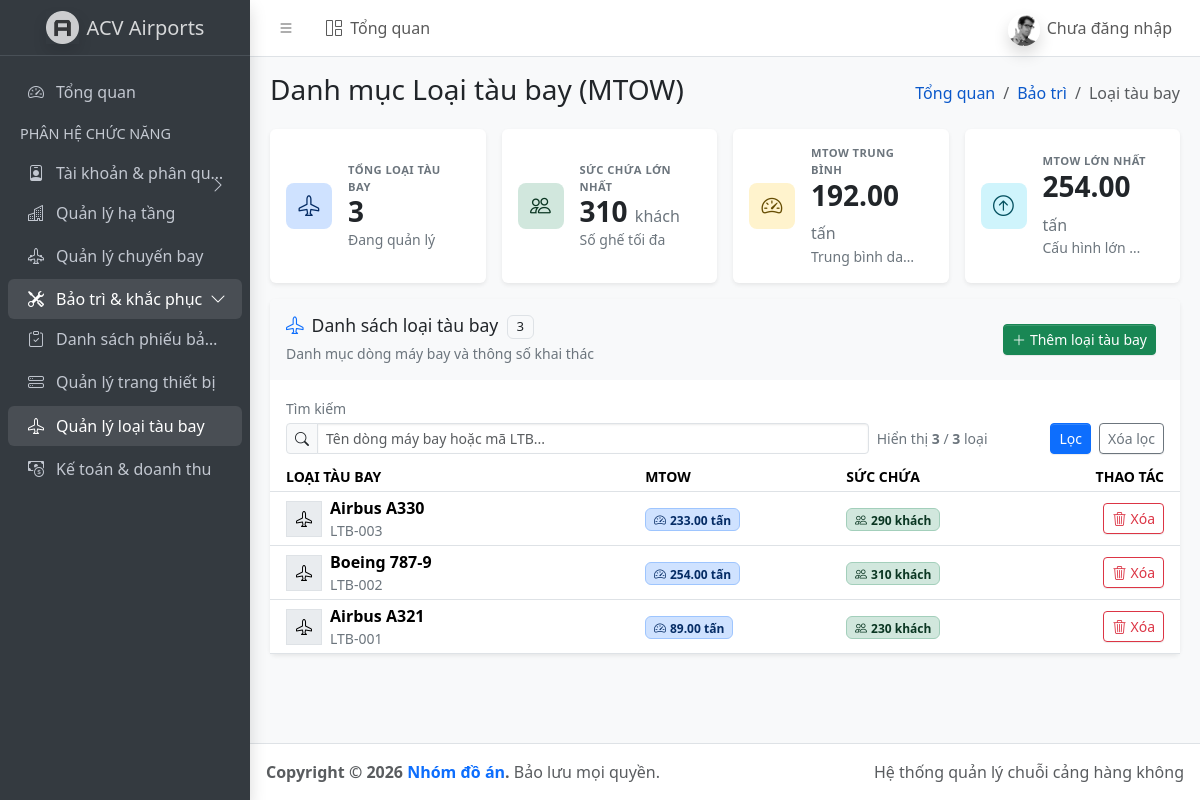
The app's page /views/pages/bao_tri/tau_bay.php with its own data.
### tables this page shows
CREATE TABLE `loai_tau_bay` (
  `id` int(11) NOT NULL,
  `ma_loai` varchar(50) NOT NULL,
  `tai_trong_cat_canh_mtow` decimal(10,2) NOT NULL,
  `suc_chua_hanh_khach` int(11) NOT NULL
);

### views/pages/bao_tri/_bootstrap.php (called while the page is built, shortened)
<?php
require_once __DIR__ . '/../../../controllers/BaoTriController.php';
if (!function_exists('baoTriUrl')) {
    function baoTriUrl($file = 'index.php', array $query = []) {
        $base = defined('BASE_URL') ? rtrim(BASE_URL, '/') : '';
        $url  = $base . '/views/pages/bao_tri/' . ltrim($file, '/');
        if (!empty($query)) {
            $url .= '?' . http_build_query($query);
        }
        return $url;
    }
}
if (!isset($baoTriController) || !($baoTriController instanceof BaoTriController)) {
    $dbConn = $dbConnection ?? $db ?? $conn ?? null;
    $baoTriController = new BaoTriController($dbConn);
}

### controllers/BaoTriController.php (called while the page is built, shortened)
<?php
class BaoTriController {
    private $db;
    public function __construct($dbConnection) {
        $this->db = $dbConnection;
    }
    public function getDanhSachTauBay() {
        $sql = "SELECT id, ma_loai, tai_trong_cat_canh_mtow, suc_chua_hanh_khach
                FROM loai_tau_bay
                ORDER BY id DESC";
        $result = $this->db->query($sql);
        return $result ? $result->fetch_all(MYSQLI_ASSOC) : [];
    }
}

### views/pages/bao_tri/tau_bay.php (the view, shortened to what this page needs)
<?php
require_once __DIR__ . '/_bootstrap.php';
if (!isset($tau_bay)) {
    $tau_bay = $baoTriController->getDanhSachTauBay();
}
$tongLoaiTauBay = count($tau_bay);
$sucChuaLonNhat = 0;
$tongMtow       = 0.0;
$mtowLonNhat    = 0.0;
foreach ($tau_bay as $tb) {
    $sucChua = (int) $tb['suc_chua_hanh_khach'];
    $mtow    = (float) $tb['tai_trong_cat_canh_mtow'];
    if ($sucChua > $sucChuaLonNhat) {
        $sucChuaLonNhat = $sucChua;
    }
    if ($mtow > $mtowLonNhat) {
        $mtowLonNhat = $mtow;
    }
    $tongMtow += $mtow;
}
$mtowTrungBinh = $tongLoaiTauBay > 0 ? $tongMtow / $tongLoaiTauBay : 0.0;
$tuKhoa          = trim((string) ($_GET['q'] ?? ''));
$tongLoaiTauBayGoc = $tongLoaiTauBay;
$soLuongHienThi = count($tau_bay);
?>
<div class="row g-3 mb-3">
    <div class="col-6 col-xl-3">
        <div class="card border-0 shadow-sm h-100 aircraft-stat-card">
            <div class="card-body d-flex align-items-center gap-2 gap-sm-3">
                <span class="aircraft-stat-icon rounded-3 bg-primary-subtle text-primary-emphasis d-inline-flex align-items-center justify-content-center">
                    <i class="bi bi-airplane"></i>
                </span>
                <div style="min-width: 0;">
                    <div class="aircraft-stat-label text-secondary text-uppercase fw-semibold">Tổng loại tàu bay</div>
                    <h3 class="mb-0 fw-bold"><?= $tongLoaiTauBay ?></h3>
                    <div class="small text-secondary text-truncate d-none d-sm-block">Đang quản lý</div>
                </div>
            </div>
        </div>
    </div>
    <div class="col-6 col-xl-3">
        <div class="card border-0 shadow-sm h-100 aircraft-stat-card">
            <div class="card-body d-flex align-items-center gap-2 gap-sm-3">
                <span class="aircraft-stat-icon rounded-3 bg-success-subtle text-success-emphasis d-inline-flex align-items-center justify-content-center">
                    <i class="bi bi-people"></i>
                </span>
                <div style="min-width: 0;">
                    <div class="aircraft-stat-label text-secondary text-uppercase fw-semibold">Sức chứa lớn nhất</div>
                    <h3 class="mb-0 fw-bold">
                        <?= number_format($sucChuaLonNhat) ?>
                        <span class="fs-6 fw-normal text-secondary">khách</span>
                    </h3>
                    <div class="small text-secondary text-truncate d-none d-sm-block">Số ghế tối đa</div>
                </div>
            </div>
        </div>
    </div>
    <div class="col-6 col-xl-3">
        <div class="card border-0 shadow-sm h-100 aircraft-stat-card">
            <div class="card-body d-flex align-items-center gap-2 gap-sm-3">
                <span class="aircraft-stat-icon rounded-3 bg-warning-subtle text-warning-emphasis d-inline-flex align-items-center justify-content-center">
                    <i class="bi bi-speedometer2"></i>
                </span>
                <div style="min-width: 0;">
                    <div class="aircraft-stat-label text-secondary text-uppercase fw-semibold">MTOW trung bình</div>
                    <h3 class="mb-0 fw-bold">
                        <?= number_format($mtowTrungBinh, 2) ?>
                        <span class="fs-6 fw-normal text-secondary">tấn</span>
                    </h3>
                    <div class="small text-secondary text-truncate d-none d-sm-block">Trung bình danh mục</div>
                </div>
            </div>
        </div>
    </div>
    <div class="col-6 col-xl-3">
        <div class="card border-0 shadow-sm h-100 aircraft-stat-card">
            <div class="card-body d-flex align-items-center gap-2 gap-sm-3">
                <span class="aircraft-stat-icon rounded-3 bg-info-subtle text-info-emphasis d-inline-flex align-items-center justify-content-center">
                    <i class="bi bi-arrow-up-circle"></i>
                </span>
                <div style="min-width: 0;">
                    <div class="aircraft-stat-label text-secondary text-uppercase fw-semibold">MTOW lớn nhất</div>
                    <h3 class="mb-0 fw-bold">
                        <?= number_format($mtowLonNhat, 2) ?>
                        <span class="fs-6 fw-normal text-secondary">tấn</span>
                    </h3>
                    <div class="small text-secondary text-truncate d-none d-sm-block">Cấu hình lớn nhất</div>
                </div>
            </div>
        </div>
    </div>
</div>
<div class="card border-0 shadow-sm">
    <div class="card-header bg-body-tertiary border-0 d-flex flex-wrap align-items-center justify-content-between gap-2">
        <div class="flex-grow-1">
            <h3 class="card-title mb-0 float-none">
                <i class="bi bi-airplane me-2 text-primary"></i>Danh sách loại tàu bay
                <span class="badge bg-body-tertiary text-body border ms-1 align-middle fw-normal" title="Tổng số loại tàu bay"><?= $tongLoaiTauBayGoc ?></span>
            </h3>
            <div class="small text-secondary mt-1">Danh mục dòng máy bay và thông số khai thác</div>
        </div>
        <div class="d-flex flex-wrap gap-2">
            <a href="#themTauBayModal" class="btn btn-sm btn-success">
                <i class="bi bi-plus-lg me-1"></i>Thêm loại tàu bay
            </a>
        </div>
    </div>
    <?php if ($tongLoaiTauBayGoc > 0): ?>
        <div class="card-body pb-2">
            <form method="get" action="<?= htmlspecialchars(baoTriUrl('tau_bay.php'), ENT_QUOTES, 'UTF-8') ?>" class="row g-2 align-items-end">
                <div class="col-12 col-lg-8">
                    <label for="aircraftSearch" class="form-label small text-secondary mb-1">Tìm kiếm</label>
                    <div class="input-group input-group-sm">
                        <span class="input-group-text bg-body-tertiary"><i class="bi bi-search" aria-hidden="true"></i></span>
                        <input type="search" id="aircraftSearch" name="q" value="<?= htmlspecialchars($tuKhoa, ENT_QUOTES, 'UTF-8') ?>" class="form-control" placeholder="Tên dòng máy bay hoặc mã LTB...">
                    </div>
                </div>
                <div class="col-12 col-lg-4">
                    <div class="d-flex flex-wrap justify-content-between align-items-center gap-2 small text-secondary">
                        <span>Hiển thị <strong><?= $soLuongHienThi ?></strong> / <strong><?= $tongLoaiTauBayGoc ?></strong> loại</span>
                        <div class="d-flex gap-2">
                            <button type="submit" class="btn btn-sm btn-primary">Lọc</button>
                            <a href="<?= htmlspecialchars(baoTriUrl('tau_bay.php'), ENT_QUOTES, 'UTF-8') ?>" class="btn btn-sm btn-outline-secondary">Xóa lọc</a>
                        </div>
                    </div>
                </div>
            </form>
        </div>
    <?php endif; ?>
    <div class="table-responsive">
        <table class="table table-hover table-sm align-middle mb-0" id="aircraftTable">
            <thead>
                <tr class="text-uppercase small text-secondary">
                    <th class="ps-3">Loại tàu bay</th>
                    <th>MTOW</th>
                    <th>Sức chứa</th>
                    <th class="text-end pe-3">Thao tác</th>
                </tr>
            </thead>
            <tbody>
                <?php if (!empty($tau_bay)): ?>
                    <?php foreach ($tau_bay as $tb): ?>
                        <?php
                        $maLoaiTauBay = 'LTB-' . sprintf('%03d', (int) $tb['id']);
                        $mtow         = (float) $tb['tai_trong_cat_canh_mtow'];
                        $sucChua      = (int) $tb['suc_chua_hanh_khach'];
                        ?>
                        <tr>
                            <td class="ps-3" style="min-width: 240px; white-space: normal;">
                                <div class="d-flex align-items-center gap-2">
                                    <span class="d-inline-flex align-items-center justify-content-center bg-body-secondary border" style="width: 36px; height: 36px; flex: 0 0 36px;">
                                        <i class="bi bi-airplane" aria-hidden="true"></i>
                                    </span>
                                    <div>
                                        <div class="fw-semibold"><?= htmlspecialchars($tb['ma_loai'], ENT_QUOTES, 'UTF-8') ?></div>
                                        <div class="small text-secondary"><?= $maLoaiTauBay ?></div>
                                    </div>
                                </div>
                            </td>
                            <td style="min-width: 130px; white-space: nowrap;">
                                <span class="badge border text-primary-emphasis bg-primary-subtle border-primary-subtle">
                                    <i class="bi bi-speedometer2 me-1"></i><?= number_format($mtow, 2) ?> tấn
                                </span>
                            </td>
                            <td style="min-width: 130px; white-space: nowrap;">
                                <span class="badge border text-success-emphasis bg-success-subtle border-success-subtle">
                                    <i class="bi bi-people me-1"></i><?= number_format($sucChua) ?> khách
                                </span>
                            </td>
                            <td class="text-end pe-3 text-nowrap">
                                <?php
                                $xoaUrl = baoTriUrl('tau_bay.php', array_filter([
                                    'q'            => $tuKhoa,
                                    'xac_nhan_xoa' => (int) $tb['id'],
                                ], static fn($v) => $v !== ''));
                                ?>
                                <a href="<?= htmlspecialchars($xoaUrl, ENT_QUOTES, 'UTF-8') ?>"
                                   class="btn btn-sm btn-outline-danger">
                                    <i class="bi bi-trash3 me-1"></i>Xóa
                                </a>
                            </td>
                        </tr>
                    <?php endforeach; ?>
                <?php endif; ?>
            </tbody>
        </table>
    </div>
</div>
<?php
require __DIR__ . '/../../layouts/main.php';

### assets/css/style.css (style rules this page uses)
.table > :not(caption) > * > * { vertical-align: middle; }

### views/pages/bao_tri/tau_bay.php (style rules this page uses)
.aircraft-stat-card { transition: transform .15s ease, box-shadow .15s ease; }
.aircraft-stat-icon { width: 46px; height: 46px; flex: 0 0 46px; font-size: 1.3rem; }
.aircraft-stat-label { font-size: .7rem; letter-spacing: .04em; }

### records on screen
loai_tau_bay: suc_chua_hanh_khach "310", tai_trong_cat_canh_mtow "254.00", ma_loai "Boeing 787-9", id "LTB-002"
loai_tau_bay: ma_loai "Airbus A330", id "LTB-003", tai_trong_cat_canh_mtow "233.00", suc_chua_hanh_khach "290"
loai_tau_bay: ma_loai "Airbus A321", id "LTB-001", tai_trong_cat_canh_mtow "89.00", suc_chua_hanh_khach "230"

### other values on screen
$tenHienThi "Chưa đăng nhập"
$pageHeader "Danh mục Loại tàu bay (MTOW)"
$label "Tổng quan"
$label "Bảo trì"
$label "Loại tàu bay"
$tongLoaiTauBay "3"
$mtowTrungBinh "192.00"
$tongLoaiTauBayGoc "3"
$soLuongHienThi "3"
